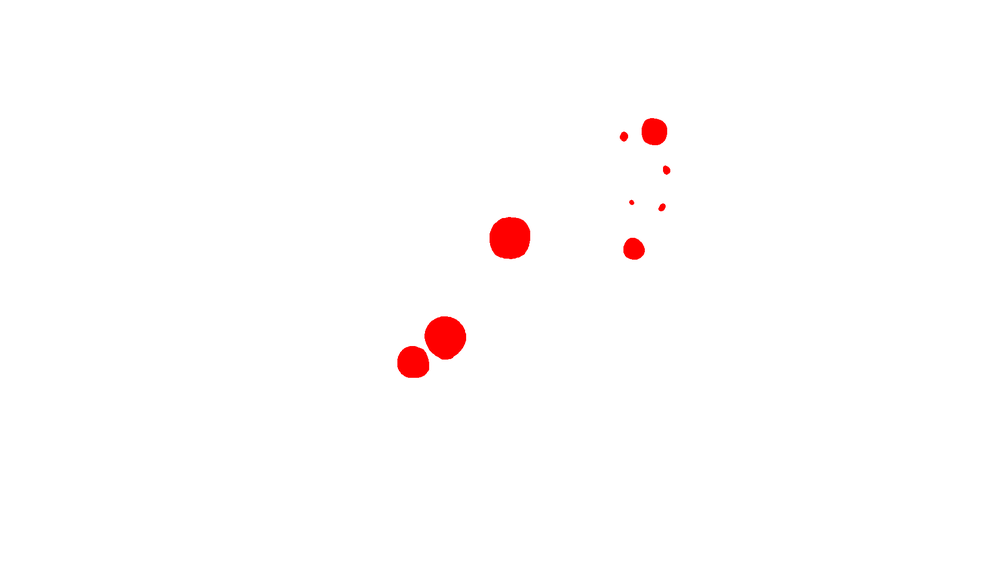
#> input picture image_seg/groundtruth/img2.PNG, 1000 x 562 px, shrunk from 1920 x 1080 before the run, found by its file name
$ python truthcounter.py
#> lines starting #> are read from the running program, lines starting #| are printed output that depends on the picture; after the words box and inside, x2 and y2 are one past the last pixel; in counts of white or black regions, pixels touching at a corner belong together
import cv2
import numpy as np
import csv

# 1. Load the image
image = cv2.imread('groundtruth/img2.png')
#> image is the input picture: shape (562, 1000, 3); mean B, G, R 252.9, 252.9, 255
# Convert BGR to RGB for easier color logic
image_rgb = cv2.cvtColor(image, cv2.COLOR_BGR2RGB)

# 2. Create a mask for the red areas
# Since you mentioned the only colors are red and white,
# we look for anything that isn't white.
lower_red = np.array([100, 0, 0])   # Adjust if red is very faint
upper_red = np.array([255, 100, 100])
mask = cv2.inRange(image_rgb, lower_red, upper_red)
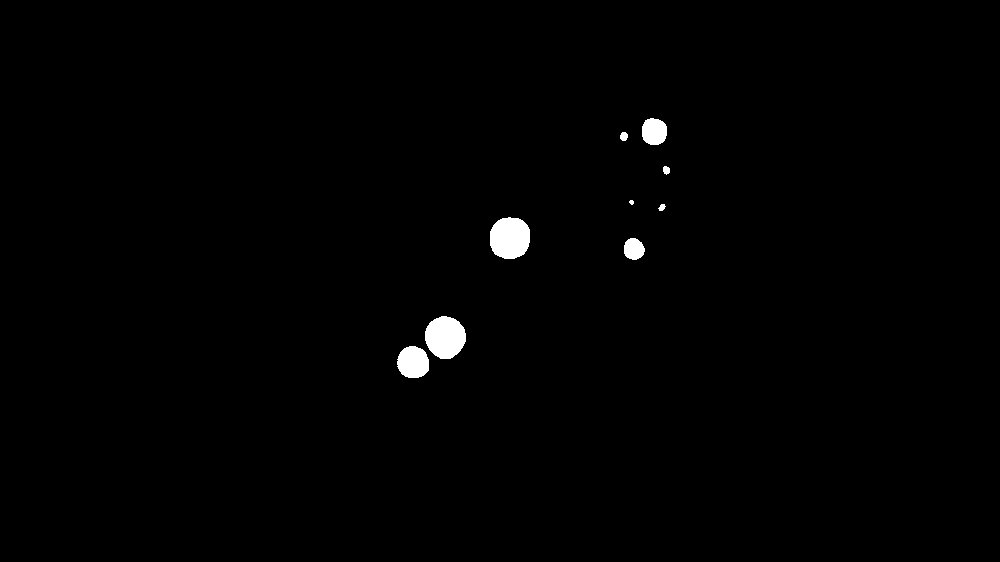
#> mask: shape (562, 1000); 0.83% white; 9 white regions (1 under 20 px)

# 3. Find connected components (the shapes)
# cv2.RETR_EXTERNAL ensures we don't count holes inside shapes
contours, _ = cv2.findContours(mask, cv2.RETR_EXTERNAL, cv2.CHAIN_APPROX_SIMPLE)
#> contours = 9 contours, 1 with area under 20; largest, box (x1, y1, x2, y2) and area: (490, 217, 530, 259) 1321, (425, 316, 466, 359) 1300, (397, 346, 429, 378) 778, (642, 118, 667, 145) 519, (624, 238, 645, 260) 328, (620, 132, 628, 141) 46, (663, 166, 670, 175) 38, (658, 204, 666, 211) 27

# 4. Extract data and save to CSV
csv_filename = "red_shape_areas.csv"
data_summary = []

# Create an output image to visualize the count
output_img = image.copy()

for i, cnt in enumerate(contours):
    area = cv2.contourArea(cnt)

    # Calculate center for labeling
    M = cv2.moments(cnt)
    if M["m00"] != 0:
        cX = int(M["m10"] / M["m00"])
        cY = int(M["m01"] / M["m00"])
    else:
        cX, cY = 0, 0

    # Filter out tiny single-pixel noise if necessary
    if area > 0:
        data_summary.append([i + 1, cX, cY, area])
        # Label the image
        cv2.putText(output_img, str(i + 1), (cX, cY),
                    cv2.FONT_HERSHEY_SIMPLEX, 0.5, (0, 0, 0), 1)
#> this loop made 9 passes
#> (area, cX, cY) on passes 1, 2, 3, 4, 5, 7, 8, 9: (778.5, 412, 361), (1299.5, 444, 336), (328.5, 633, 248), (1321, 509, 237), (27, 661, 207), (37.5, 665, 169), (46, 623, 136), (519, 653, 131)
#> output_img: shape (562, 1000, 3); 0.04% of pixels changed, all inside (x1, y1, x2, y2) = (415, 121, 675, 362)
#> after the loop, data_summary = [[1, 412, 361, 778.5], [2, 444, 336, 1299.5], [3, 633, 248, 328.5], [4, 509, 237, 1321], [5, 661, 207, 27], [6, 631, 201, 12.5], [7, 665, 169, 37.5], [8, 623, 136, 46], [9, 653, 131, 519]]

# 5. Write to CSV
header = ['Shape_ID', 'Center_X', 'Center_Y', 'Area_Pixels']
with open(csv_filename, 'w', newline='') as f:
    writer = csv.writer(f)
    writer.writerow(header)
    writer.writerows(data_summary)

print(f"Detected {len(data_summary)} red shapes.")
#| Detected 9 red shapes.
print(f"Results saved to {csv_filename}")

# 6. Display results
cv2.imshow("Counted Shapes", output_img)
cv2.waitKey(0)
cv2.destroyAllWindows()

$ run again, with image_seg/groundtruth/img1.PNG copied over image_seg/groundtruth/img2.PNG
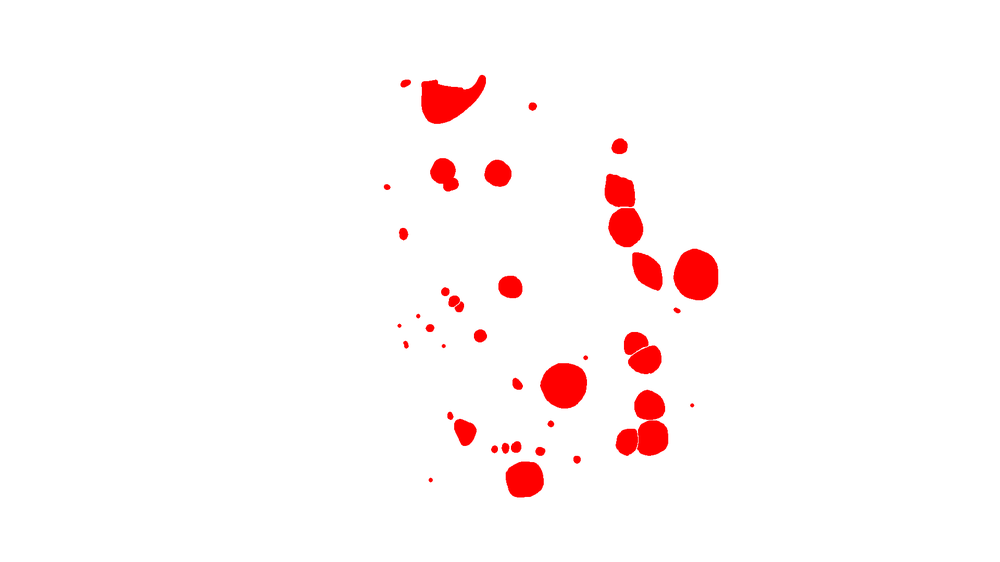
#> input picture image_seg/groundtruth/img1.PNG, 1000 x 562 px, shrunk from 1920 x 1080 before the run, found by its file name
#> image is the input picture: shape (562, 1000, 3); mean B, G, R 247.8, 247.8, 255
#> `mask = cv2.inRange(image_rgb, lower_red, upper_red)`:
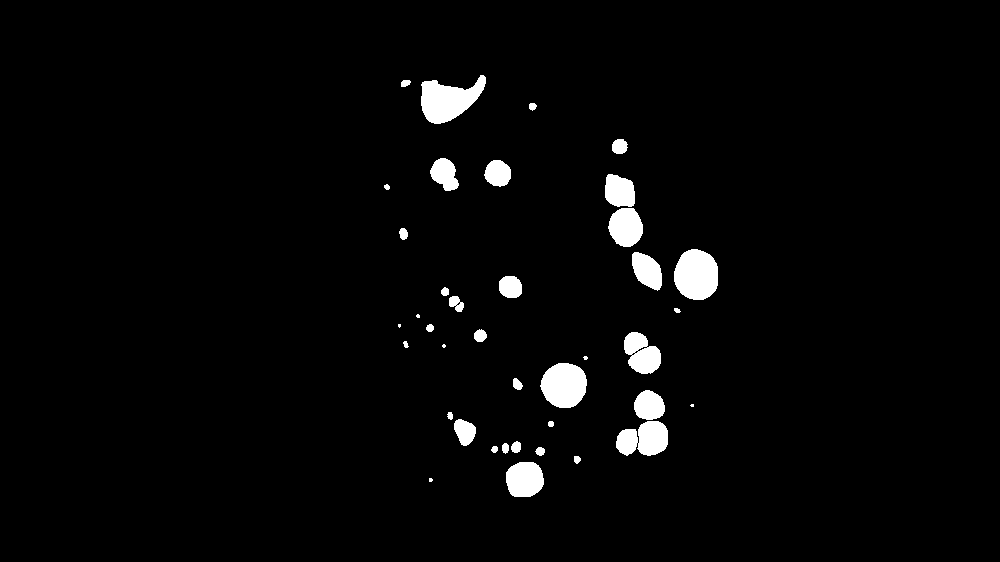
#> mask: shape (562, 1000); 2.8% white; 39 white regions (6 under 20 px)
#> contours = 39 contours, 9 with area under 20; largest, box (x1, y1, x2, y2) and area: (421, 75, 486, 124) 1796, (674, 249, 718, 300) 1735, (540, 363, 587, 408) 1576, (616, 421, 668, 456) 1270, (506, 462, 544, 497) 1053
#> the loop `for i, cnt in enumerate(contours):` made 39 passes
#> (area, cX, cY) on passes 2 to 9: (1053, 524, 479), (33.5, 576, 459), (53, 539, 450), (28.5, 494, 448), (48, 505, 447), (78, 515, 446), (1269.5, 643, 438), (23, 550, 423)
#> after the loop `for i, cnt in enumerate(contours):`:
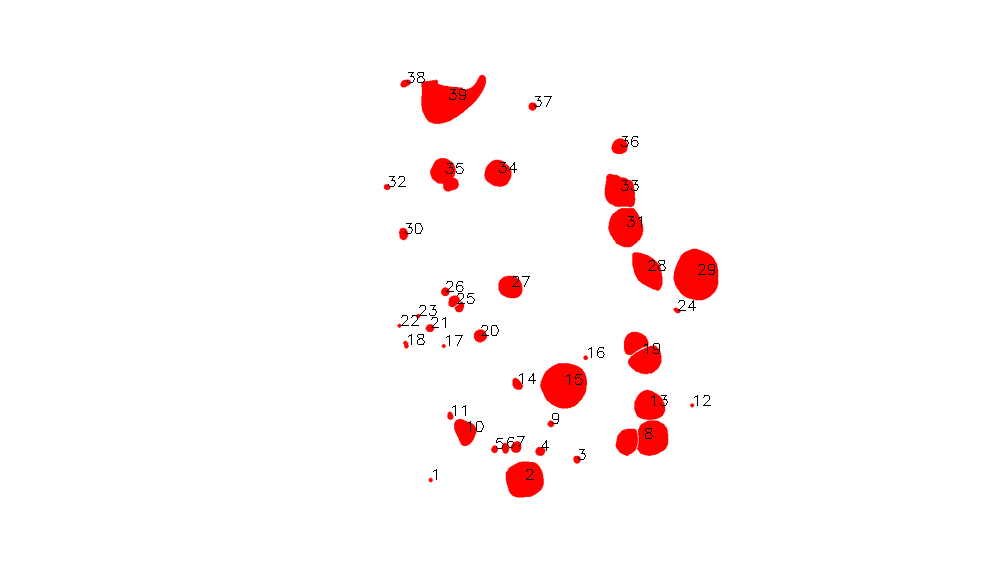
#> output_img: shape (562, 1000, 3); 0.29% of pixels changed, all inside (x1, y1, x2, y2) = (388, 72, 715, 480)
#> after the loop `for i, cnt in enumerate(contours):`: data_summary = 39 items, first 6: [1, 430, 479, 8], [2, 524, 479, 1053], [3, 576, 459, 33.5], [4, 539, 450, 53], [5, 494, 448, 28.5], [6, 505, 447, 48]
#| Detected 39 red shapes.

$ run again, with image_seg/groundtruth/img3.png copied over image_seg/groundtruth/img2.PNG
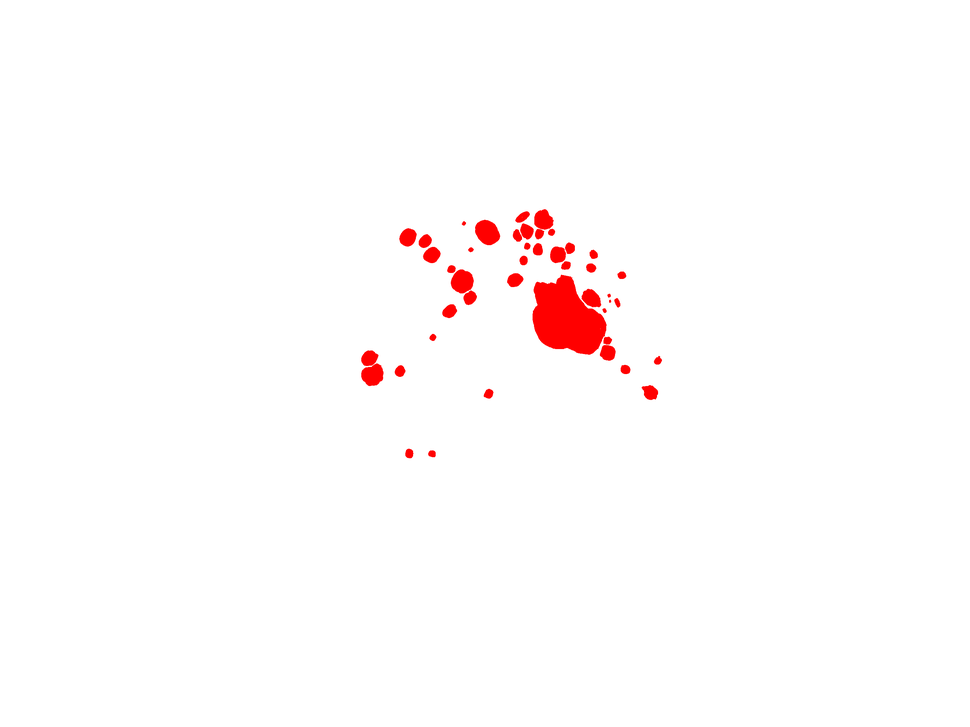
#> input picture image_seg/groundtruth/img3.png, 970 x 727 px, shrunk from 2752 x 2064 before the run, found by its file name
#> image is the input picture: shape (727, 970, 3); mean B, G, R 251.7, 251.7, 255
#> `mask = cv2.inRange(image_rgb, lower_red, upper_red)`:
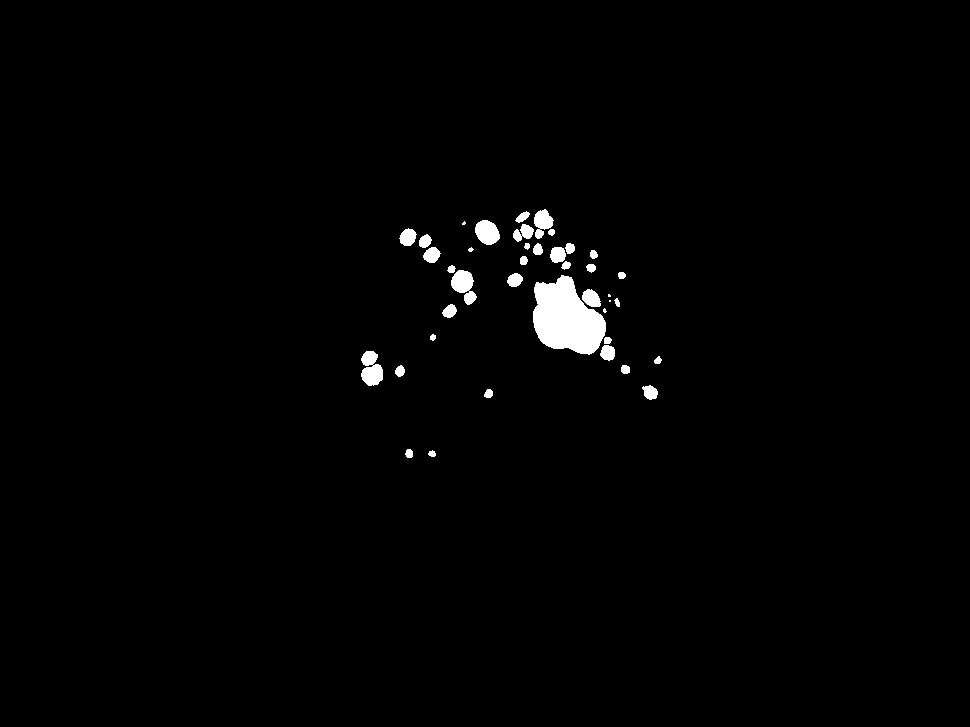
#> mask: shape (727, 970); 1.3% white; 40 white regions (5 under 20 px)
#> contours = 40 contours, 5 with area under 20; largest, box (x1, y1, x2, y2) and area: (533, 275, 606, 355) 3838, (361, 351, 383, 386) 504, (451, 270, 477, 305) 481, (475, 220, 500, 245) 430, (534, 209, 554, 239) 320
#> the loop `for i, cnt in enumerate(contours):` made 40 passes
#> (area, cX, cY) on passes 1 to 8: (29.5, 431, 453), (46.5, 408, 453), (51, 488, 393), (146, 649, 391), (56, 624, 369), (72.5, 399, 370), (33.5, 657, 360), (503.5, 371, 368)
#> after the loop `for i, cnt in enumerate(contours):`:
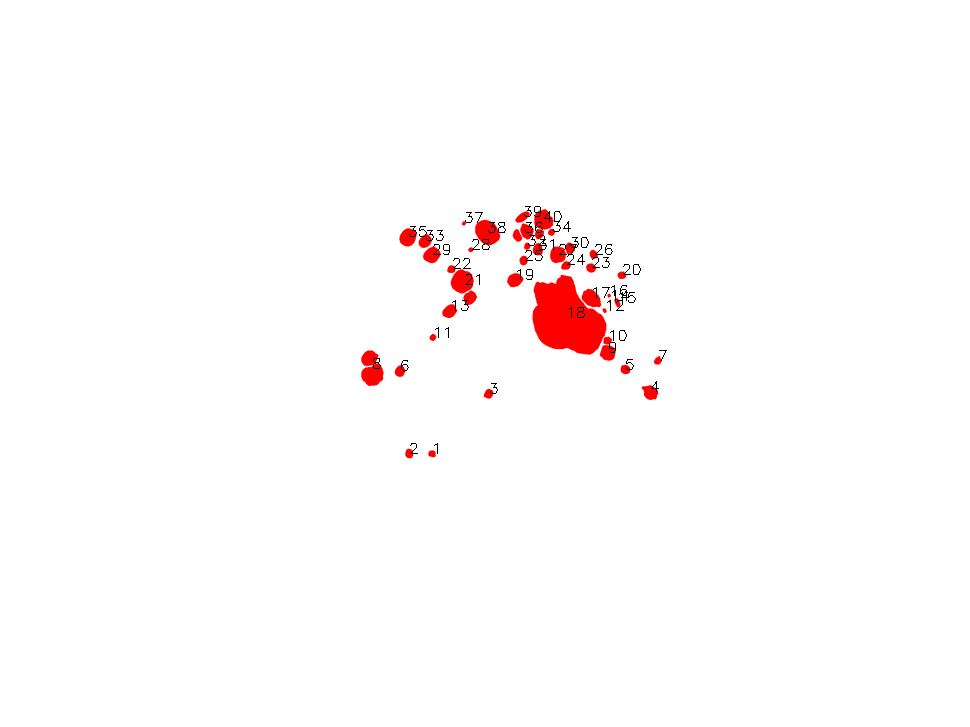
#> output_img: shape (727, 970, 3); 0.23% of pixels changed, all inside (x1, y1, x2, y2) = (373, 206, 667, 454)
#> after the loop `for i, cnt in enumerate(contours):`: data_summary = 40 items, first 6: [1, 431, 453, 29.5], [2, 408, 453, 46.5], [3, 488, 393, 51], [4, 649, 391, 146], [5, 624, 369, 56], [6, 399, 370, 72.5]
#| Detected 40 red shapes.
